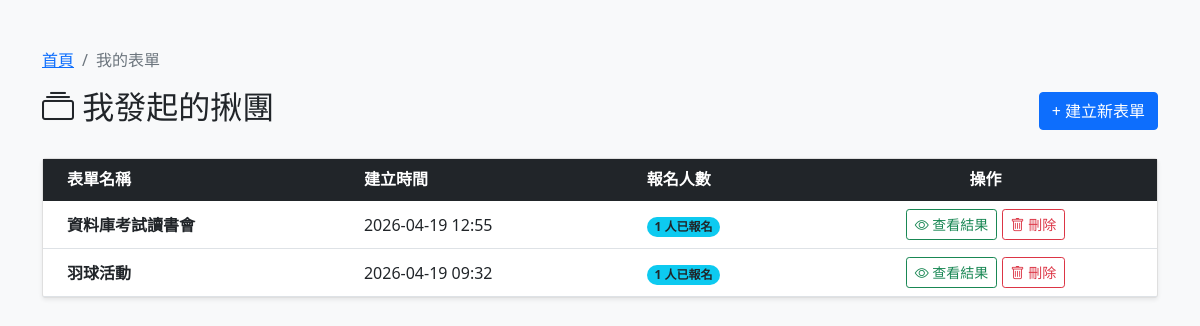
Page /my_forms.php (signed in) on the committed database.
### tables this page shows
CREATE TABLE `forms` (
  `id` int(11) NOT NULL,
  `title` varchar(255) NOT NULL,
  `description` text DEFAULT NULL,
  `author_id` int(11) DEFAULT NULL,
  `start_date` datetime DEFAULT NULL,
  `end_date` datetime DEFAULT NULL,
  `created_at` timestamp NOT NULL DEFAULT current_timestamp()
);

### my_forms.php (the view, shortened to what this page needs)
<?php
require_once "includes/db_config.php";
$user_id = $_SESSION['user_id'];
$sql = "SELECT f.*, COUNT(r.id) as response_count
        FROM forms f
        LEFT JOIN form_responses r ON f.id = r.form_id
        WHERE f.author_id = $user_id
        GROUP BY f.id
        ORDER BY f.created_at DESC";
$result = mysqli_query($conn, $sql);
?>
<!DOCTYPE html>
<html lang="zh-TW">
<head>
    <link href="https://cdn.jsdelivr.net/npm/bootstrap@5.1.1/dist/css/bootstrap.min.css" rel="stylesheet">
    <link rel="stylesheet" href="https://cdn.jsdelivr.net/npm/bootstrap-icons@1.8.1/font/bootstrap-icons.css">
</head>
<body class="bg-light">
    <div class="container mt-5">
        <nav aria-label="breadcrumb">
            <ol class="breadcrumb">
                <li class="breadcrumb-item"><a href="index.php">首頁</a></li>
                <li class="breadcrumb-item active" aria-current="page">我的表單</li>
            </ol>
        </nav>
        <div class="d-flex justify-content-between align-items-center mb-4">
            <h2><i class="bi bi-collection"></i> 我發起的揪團</h2>
            <a href="create_form.php" class="btn btn-primary">+ 建立新表單</a>
        </div>
        <div class="card shadow-sm">
            <div class="card-body p-0">
                <table class="table table-hover mb-0">
                    <thead class="table-dark">
                        <tr>
                            <th class="ps-4">表單名稱</th>
                            <th>建立時間</th>
                            <th>報名人數</th>
                            <th class="text-center">操作</th>
                        </tr>
                    </thead>
                    <tbody>
                        <?php if (mysqli_num_rows($result) > 0): ?>
                            <?php while ($row = mysqli_fetch_assoc($result)): ?>
                                <tr>
                                    <td class="ps-4 align-middle fw-bold"><?php echo htmlspecialchars($row['title']); ?></td>
                                    <td class="align-middle"><?php echo date('Y-m-d H:i', strtotime($row['created_at'])); ?></td>
                                    <td class="align-middle">
                                        <span class="badge rounded-pill bg-info text-dark">
                                            <?php echo $row['response_count']; ?> 人已報名
                                        </span>
                                    </td>
                                    <td class="text-center">
                                        <a href="view_results.php?id=<?php echo $row['id']; ?>" class="btn btn-outline-success btn-sm">
                                            <i class="bi bi-eye"></i> 查看結果
                                        </a>
                                        <a href="delete_form.php?id=<?php echo $row['id']; ?>"
                                            class="btn btn-outline-danger btn-sm"
                                            onclick="return confirm('確定要刪除這份表單嗎？相關的報名資料也會一起消失喔！')">
                                            <i class="bi bi-trash"></i> 刪除
                                        </a>
                                    </td>
                                </tr>
                            <?php endwhile; ?>
                        <?php else: ?>
                            <tr>
                                <td colspan="4" class="text-center py-5 text-muted">目前還沒有建立任何表單喔，快去發起一個吧！</td>
                            </tr>
                        <?php endif; ?>
                    </tbody>
                </table>
            </div>
        </div>
    </div>
</body>
</html>

### rows in the picture
forms: title "資料庫考試讀書會", created_at "2026-04-19 12:55", response_count "1"
forms: title "羽球活動", created_at "2026-04-19 09:32", response_count "1"
